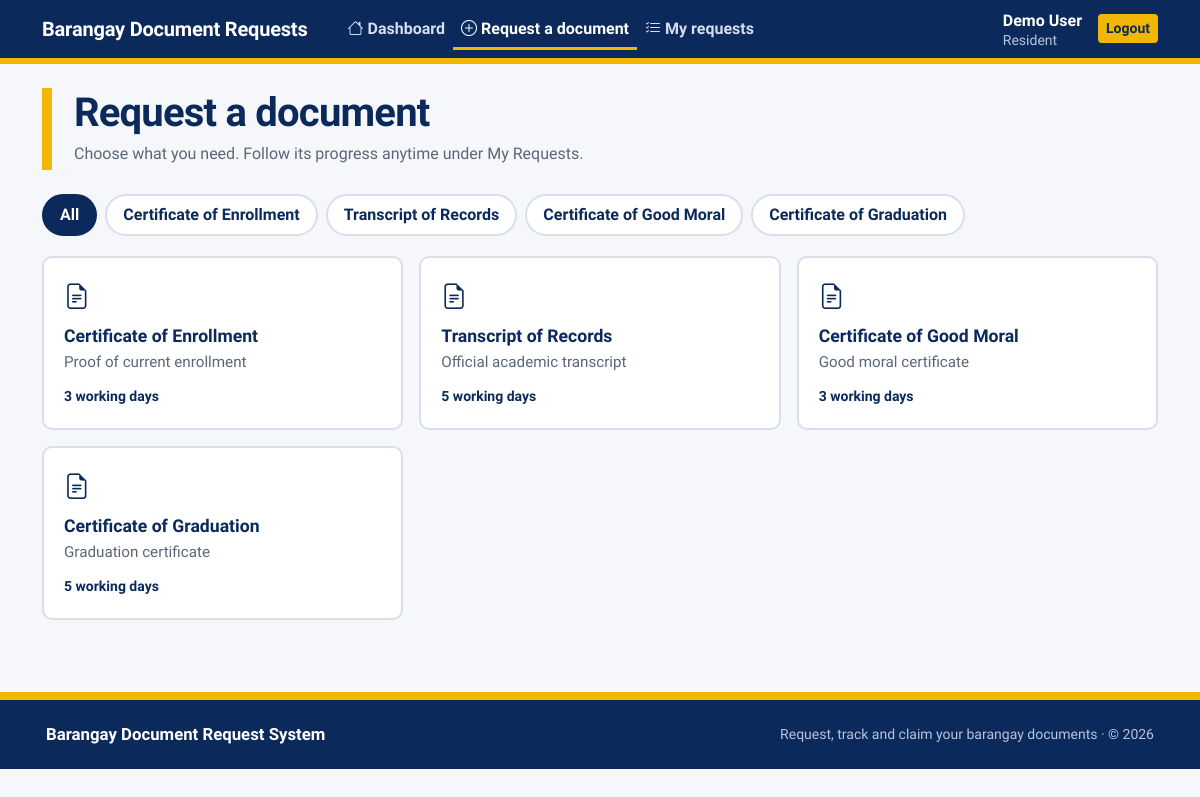
The page /user/request.php (signed in) on the database its author committed.
### tables this page shows
CREATE TABLE IF NOT EXISTS document_types (
 id INT AUTO_INCREMENT PRIMARY KEY,
 name VARCHAR(150) NOT NULL,
 description TEXT,
 processing_days INT DEFAULT 3,
 created_at TIMESTAMP DEFAULT CURRENT_TIMESTAMP
);

### user/request.php (the view, shortened to what this page needs)
<?php
require_once __DIR__ . '/../config/database.php';
$types  = $pdo->query("SELECT * FROM document_types ORDER BY id")->fetchAll(PDO::FETCH_ASSOC);
function doc_meta(string $name): array {
    $n = strtolower($name);
    return [$name, 'bi-file-earmark-text'];
}
$selected = null;
$cats = [];
foreach ($types as $t) { $cats[doc_meta($t['name'])[0]] = true; }
include __DIR__ . '/../includes/header.php';
?>
<link rel="stylesheet" href="https://cdn.jsdelivr.net/npm/bootstrap-icons@1.11.3/font/bootstrap-icons.min.css">
<div class="bd">
    <header class="bd-mast">
        <h1>Request a document</h1>
        <p>Choose what you need. Follow its progress anytime under My Requests.</p>
    </header>
    <div class="bd-chips" role="group" aria-label="Filter documents">
        <button type="button" class="on" data-cat="all">All</button>
        <?php foreach (array_keys($cats) as $c): ?>
            <button type="button" data-cat="<?= htmlspecialchars($c) ?>"><?= htmlspecialchars($c) ?></button>
        <?php endforeach; ?>
    </div>
    <div class="row g-3" id="docs">
        <?php foreach ($types as $t): [$label, $icon] = doc_meta($t['name']); ?>
        <div class="col-md-6 col-lg-4" data-cat="<?= htmlspecialchars($label) ?>">
            <a class="bd-doc <?= $selected && (int)$selected['id'] === (int)$t['id'] ? 'on' : '' ?>"
               href="request.php?type=<?= (int)$t['id'] ?>#form">
                <i class="bi <?= $icon ?>"></i>
                <h3><?= htmlspecialchars($t['name']) ?></h3>
                <p><?= htmlspecialchars($t['description'] ?? '') ?></p>
                <small><?= (int)$t['processing_days'] ?> working day<?= (int)$t['processing_days'] === 1 ? '' : 's' ?></small>
            </a>
        </div>
        <?php endforeach; ?>
    </div>
</div>
<?php include __DIR__ . '/../includes/footer.php'; ?>

### assets/css/style.css (style rules this page uses)
body { background:#f5f7fb; }

### user/request.php (style rules this page uses)
.bd { --ink:#0b2a5b; --sun:#f2b705; --mist:#eef1f6; --line:#d9dfea; --muted:#5b6678; font-family:'Source Sans 3',system-ui,sans-serif; color:var(--ink); }
.bd h1,.bd h2,.bd h3 { font-family:'Bricolage Grotesque',system-ui,sans-serif; }
.bd-mast { border-left:10px solid var(--sun); padding:4px 0 4px 22px; margin-bottom:24px; }
.bd-mast h1 { font-size:clamp(1.8rem,4vw,2.5rem); font-weight:800; letter-spacing:-.02em; margin:0; line-height:1.05; }
.bd-mast p { color:var(--muted); margin:8px 0 0; }
.bd-chips { display:flex; flex-wrap:wrap; gap:8px; margin:0 0 20px; }
.bd-chips button { border:2px solid var(--line); background:#fff; color:var(--ink); border-radius:50px; padding:7px 16px; font:inherit; font-weight:600; cursor:pointer; }
.bd-chips button.on { background:var(--ink); border-color:var(--ink); color:#fff; }
.bd-doc { display:block; height:100%; border:2px solid var(--line); border-radius:10px; padding:20px; background:#fff; text-decoration:none; color:var(--ink); }
.bd-doc i { font-size:1.6rem; }
.bd-doc h3 { font-size:1.1rem; font-weight:700; margin:10px 0 4px; }
.bd-doc p { color:var(--muted); font-size:.95rem; margin:0 0 10px; }
.bd-doc small { font-weight:600; }

### rows shown on the page
document_types: name "Certificate of Enrollment", description "Proof of current enrollment", processing_days "3"
document_types: name "Transcript of Records", description "Official academic transcript", processing_days "5"
document_types: name "Certificate of Good Moral", description "Good moral certificate", processing_days "3"
document_types: name "Certificate of Graduation", description "Graduation certificate", processing_days "5"

### other values the page prints
$label "Dashboard"
$label "Request a document"
$label "My requests"
$user['name'] "Demo User"
$c "Certificate of Enrollment"
$c "Transcript of Records"
$c "Certificate of Good Moral"
$c "Certificate of Graduation"
